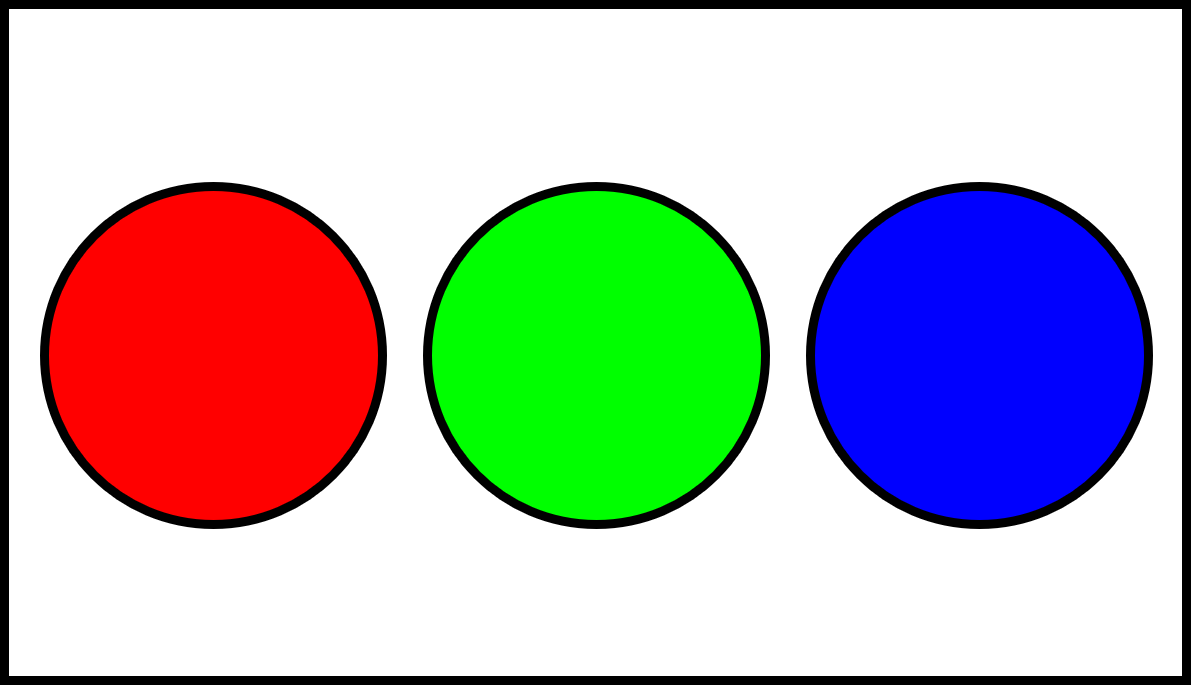
#> input picture img/bolinhas.png, 1191 x 685 px
$ python filters2.py
#> lines starting #> are read from the running program, lines starting #| are printed output that depends on the picture
import numpy as np
import cv2 as cv

img = cv.imread('img/bolinhas.png')
#> img is the input picture: shape (685, 1191, 3); mean B, G, R 182.5, 182.5, 182.5

imgGrayscale = cv.cvtColor(img, cv.COLOR_BGR2GRAY)
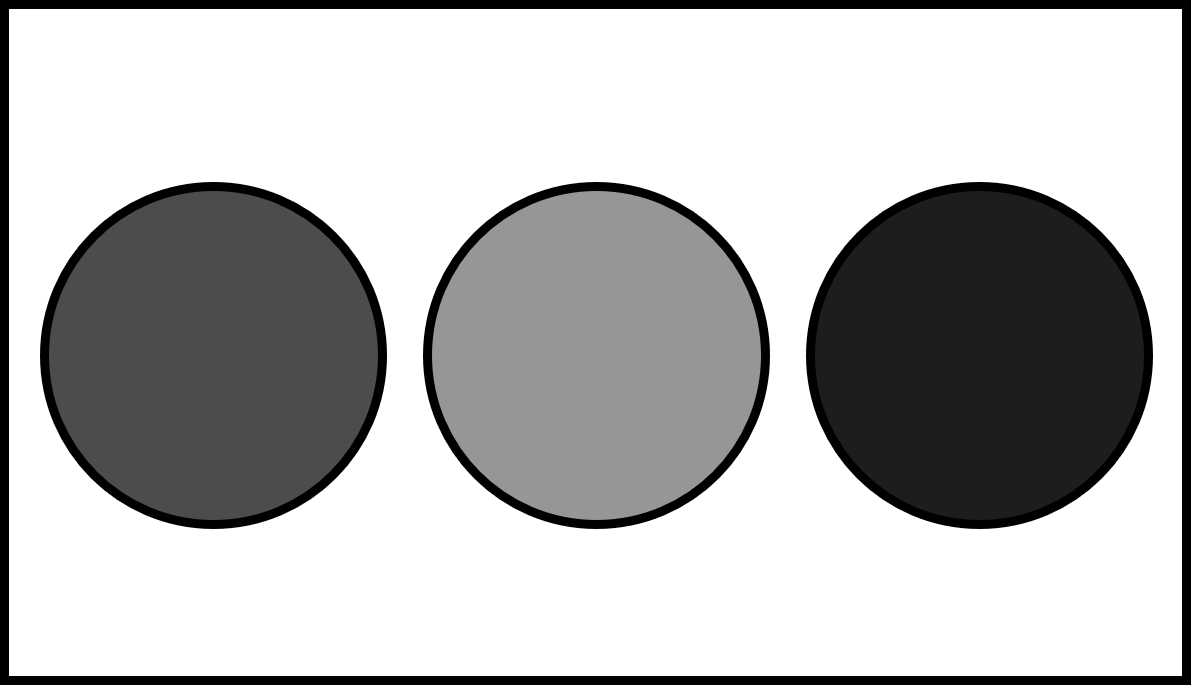
#> imgGrayscale: shape (685, 1191); min 0, max 255, mean 182.5

b,g,r = cv.split(img)
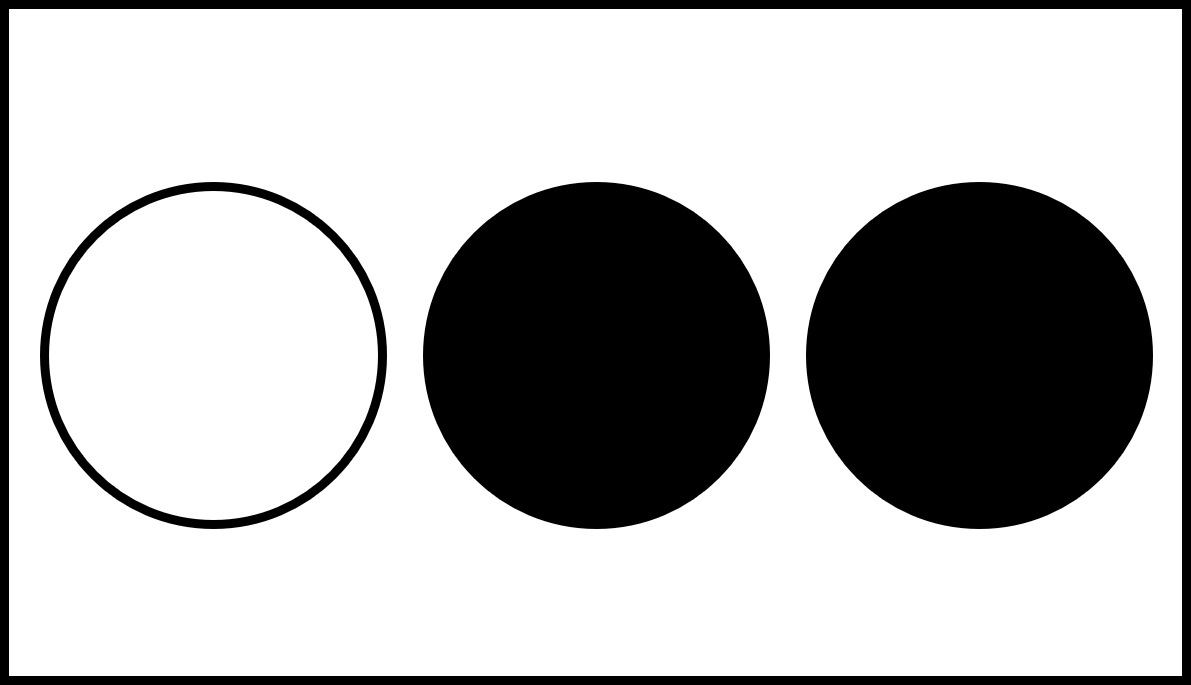
#> r: shape (685, 1191); min 0, max 255, mean 182.5

imgB = cv.cvtColor(b, cv.COLOR_GRAY2BGR)
imgG = cv.cvtColor(g, cv.COLOR_GRAY2BGR)
imgR = cv.cvtColor(r, cv.COLOR_GRAY2BGR)

imgB = cv.merge((b, np.zeros_like(b), np.zeros_like(b)))
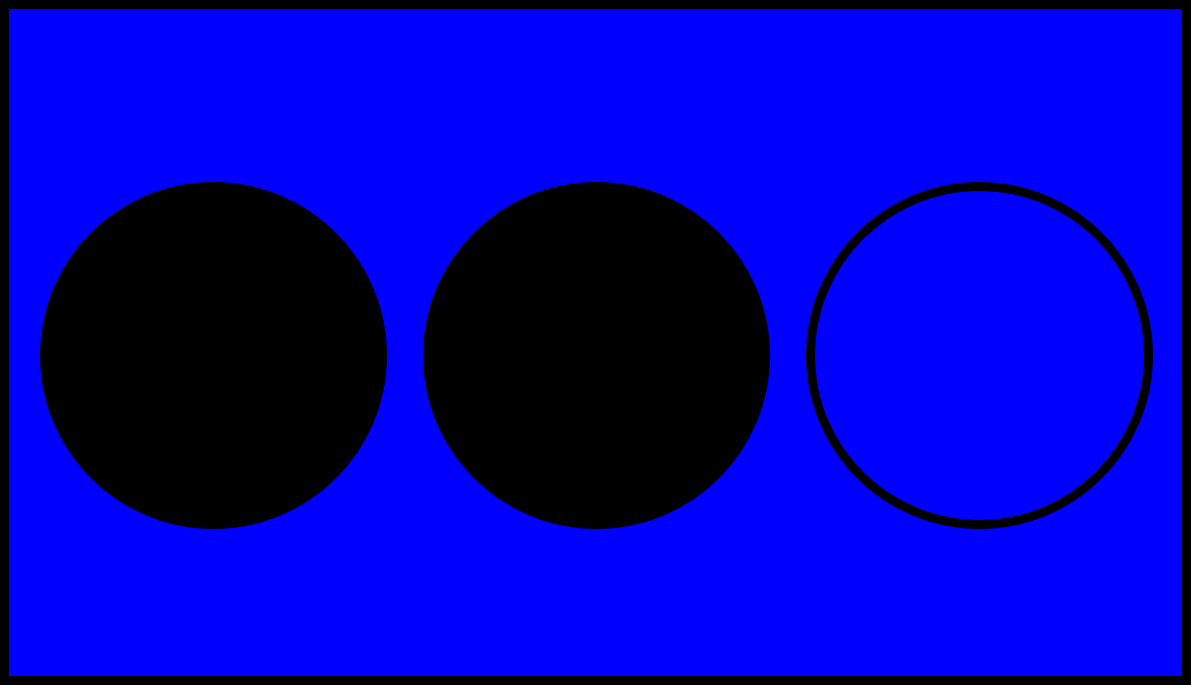
#> imgB: shape (685, 1191, 3); mean of channels 0, 1, 2 182.5, 0, 0; drawn as B, G, R

imgG = cv.merge((np.zeros_like(g), g, np.zeros_like(g)))
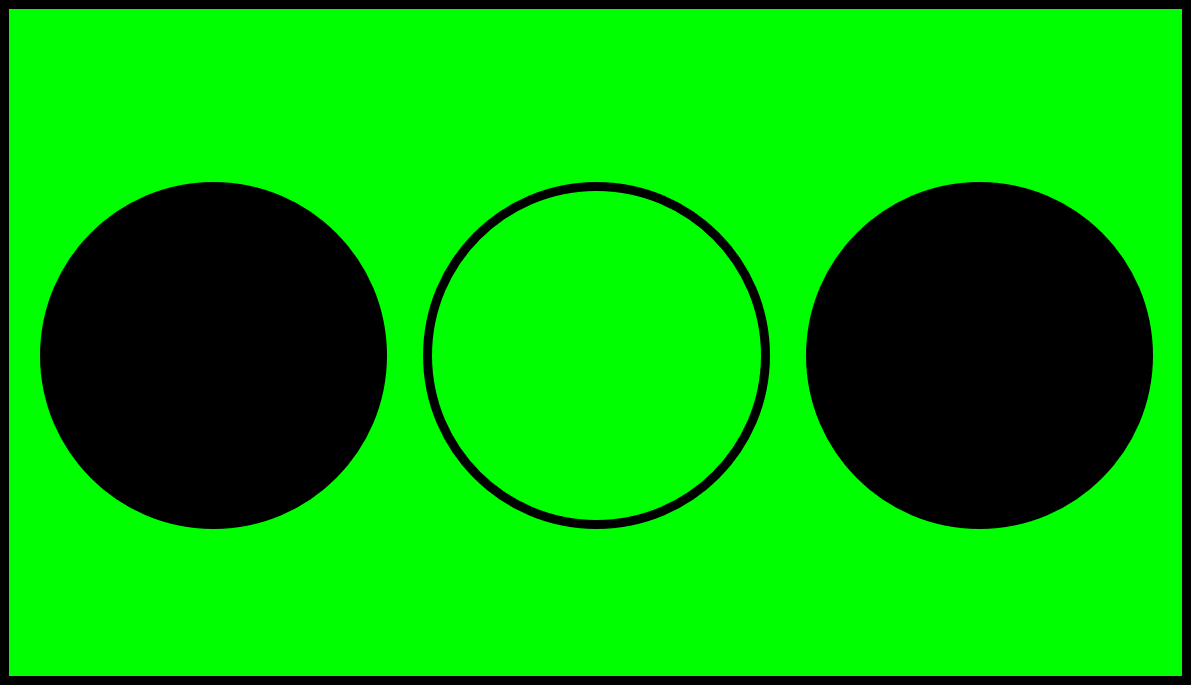
#> imgG: shape (685, 1191, 3); mean of channels 0, 1, 2 0, 182.5, 0; drawn as B, G, R

imgR = cv.merge((np.zeros_like(r), np.zeros_like(r), r))
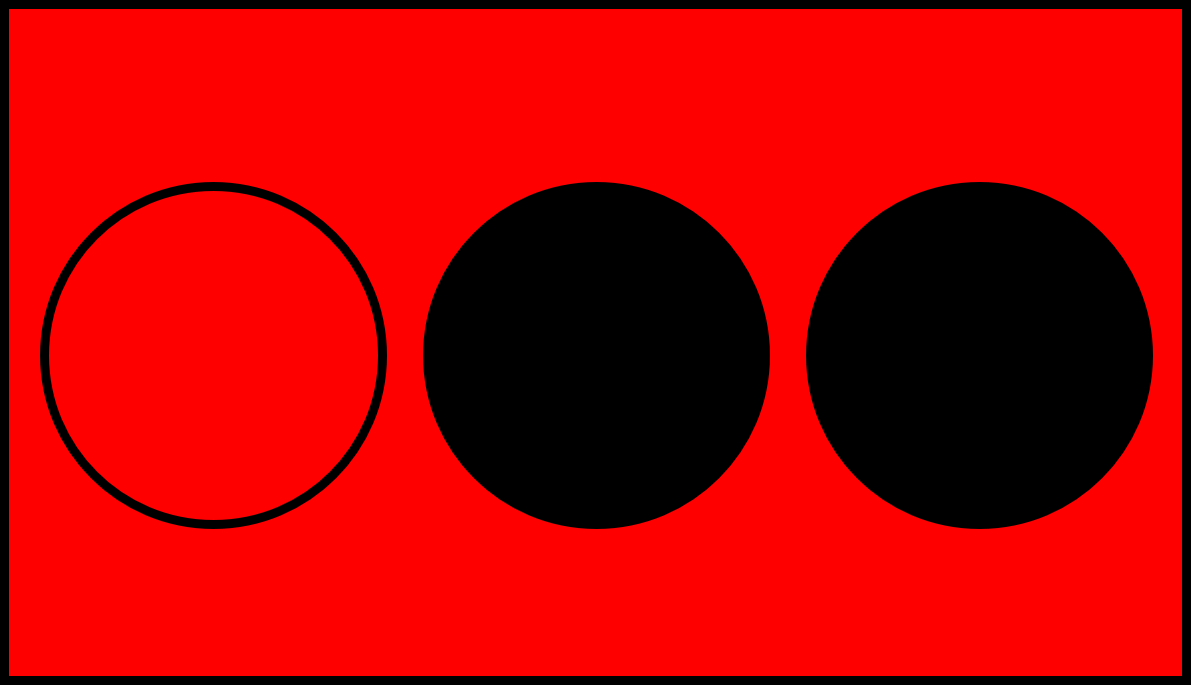
#> imgR: shape (685, 1191, 3); mean of channels 0, 1, 2 0, 0, 182.5; drawn as B, G, R

cv.imshow('Original', img)
cv.imshow('Grayscale', imgGrayscale)
cv.imshow('B', imgB)
cv.imshow('G', imgG)
cv.imshow('R', imgR)

k = cv.waitKey(0)
#> (key Esc is pressed here)
